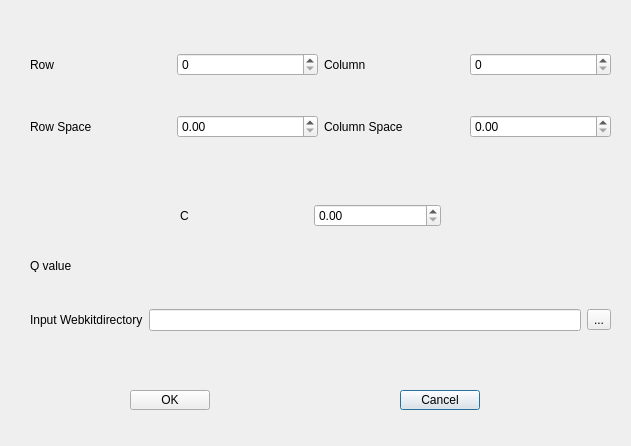
<?xml version="1.0" encoding="UTF-8"?>
<ui version="4.0">
 <class>YangCZFXYDialog</class>
 <widget class="QDialog" name="YangCZFXYDialog">
  <property name="geometry">
   <rect>
    <x>0</x>
    <y>0</y>
    <width>631</width>
    <height>446</height>
   </rect>
  </property>
  <property name="windowTitle">
   <string>Dialog</string>
  </property>
  <widget class="QWidget" name="horizontalLayoutWidget_2">
   <property name="geometry">
    <rect>
     <x>180</x>
     <y>190</y>
     <width>261</width>
     <height>51</height>
    </rect>
   </property>
   <layout class="QHBoxLayout" name="horizontalLayout_2">
    <item>
     <widget class="QLabel" name="label_7">
      <property name="text">
       <string>C</string>
      </property>
     </widget>
    </item>
    <item>
     <widget class="QDoubleSpinBox" name="c_value"/>
    </item>
   </layout>
  </widget>
  <widget class="QWidget" name="horizontalLayoutWidget">
   <property name="geometry">
    <rect>
     <x>30</x>
     <y>280</y>
     <width>581</width>
     <height>80</height>
    </rect>
   </property>
   <layout class="QHBoxLayout" name="horizontalLayout">
    <item>
     <widget class="QLabel" name="label_5">
      <property name="text">
       <string>Input Webkitdirectory</string>
      </property>
     </widget>
    </item>
    <item>
     <widget class="QLineEdit" name="webkitdirectory"/>
    </item>
    <item>
     <widget class="QToolButton" name="choosePath">
      <property name="text">
       <string>...</string>
      </property>
     </widget>
    </item>
   </layout>
  </widget>
  <widget class="QPushButton" name="input_cancel">
   <property name="geometry">
    <rect>
     <x>400</x>
     <y>390</y>
     <width>80</width>
     <height>20</height>
    </rect>
   </property>
   <property name="text">
    <string>Cancel</string>
   </property>
  </widget>
  <widget class="QPushButton" name="input_confirm">
   <property name="geometry">
    <rect>
     <x>130</x>
     <y>390</y>
     <width>80</width>
     <height>20</height>
    </rect>
   </property>
   <property name="text">
    <string>OK</string>
   </property>
  </widget>
  <widget class="QLabel" name="label_8">
   <property name="geometry">
    <rect>
     <x>30</x>
     <y>260</y>
     <width>54</width>
     <height>12</height>
    </rect>
   </property>
   <property name="text">
    <string>Q value</string>
   </property>
  </widget>
  <widget class="QWidget" name="gridLayoutWidget">
   <property name="geometry">
    <rect>
     <x>30</x>
     <y>20</y>
     <width>581</width>
     <height>151</height>
    </rect>
   </property>
   <layout class="QGridLayout" name="gridLayout">
    <item row="1" column="2">
     <widget class="QLabel" name="label_4">
      <property name="text">
       <string>Column Space</string>
      </property>
     </widget>
    </item>
    <item row="1" column="3">
     <widget class="QDoubleSpinBox" name="column_space"/>
    </item>
    <item row="0" column="1">
     <widget class="QSpinBox" name="row"/>
    </item>
    <item row="1" column="1">
     <widget class="QDoubleSpinBox" name="row_space">
      <property name="maximum">
       <double>99.989999999999995</double>
      </property>
      <property name="singleStep">
       <double>0.100000000000000</double>
      </property>
     </widget>
    </item>
    <item row="1" column="0">
     <widget class="QLabel" name="label_3">
      <property name="text">
       <string>Row Space</string>
      </property>
     </widget>
    </item>
    <item row="0" column="3">
     <widget class="QSpinBox" name="Column"/>
    </item>
    <item row="0" column="2">
     <widget class="QLabel" name="label_2">
      <property name="text">
       <string>Column</string>
      </property>
     </widget>
    </item>
    <item row="0" column="0">
     <widget class="QLabel" name="label">
      <property name="text">
       <string>Row</string>
      </property>
     </widget>
    </item>
   </layout>
  </widget>
 </widget>
 <resources/>
 <connections/>
</ui>
